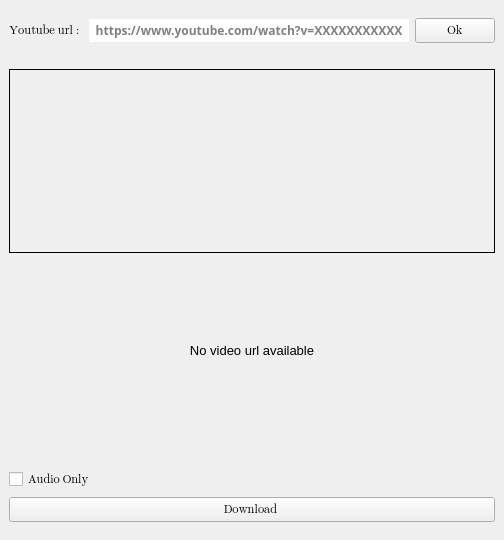
<?xml version="1.0" encoding="UTF-8"?>
<ui version="4.0">
 <class>MainWindow</class>
 <widget class="QMainWindow" name="MainWindow">
  <property name="geometry">
   <rect>
    <x>0</x>
    <y>0</y>
    <width>504</width>
    <height>540</height>
   </rect>
  </property>
  <property name="minimumSize">
   <size>
    <width>504</width>
    <height>540</height>
   </size>
  </property>
  <property name="maximumSize">
   <size>
    <width>1080</width>
    <height>1920</height>
   </size>
  </property>
  <property name="mouseTracking">
   <bool>false</bool>
  </property>
  <property name="windowTitle">
   <string>YoutubeDownload </string>
  </property>
  <property name="windowIcon">
   <iconset resource="ressource/ressource.qrc">
    <normaloff>:/icone/icone.ico</normaloff>:/icone/icone.ico</iconset>
  </property>
  <property name="windowOpacity">
   <double>1.000000000000000</double>
  </property>
  <property name="autoFillBackground">
   <bool>true</bool>
  </property>
  <property name="documentMode">
   <bool>true</bool>
  </property>
  <property name="tabShape">
   <enum>QTabWidget::Triangular</enum>
  </property>
  <widget class="QWidget" name="centralwidget">
   <property name="enabled">
    <bool>true</bool>
   </property>
   <property name="minimumSize">
    <size>
     <width>504</width>
     <height>540</height>
    </size>
   </property>
   <property name="font">
    <font>
     <family>Segoe UI Emoji</family>
     <pointsize>9</pointsize>
    </font>
   </property>
   <property name="mouseTracking">
    <bool>false</bool>
   </property>
   <property name="contextMenuPolicy">
    <enum>Qt::CustomContextMenu</enum>
   </property>
   <property name="acceptDrops">
    <bool>false</bool>
   </property>
   <property name="autoFillBackground">
    <bool>true</bool>
   </property>
   <layout class="QHBoxLayout" name="horizontalLayout_2" stretch="0">
    <property name="sizeConstraint">
     <enum>QLayout::SetMinimumSize</enum>
    </property>
    <property name="leftMargin">
     <number>9</number>
    </property>
    <property name="topMargin">
     <number>18</number>
    </property>
    <property name="rightMargin">
     <number>9</number>
    </property>
    <property name="bottomMargin">
     <number>18</number>
    </property>
    <item>
     <layout class="QVBoxLayout" name="verticalLayout">
      <item>
       <layout class="QHBoxLayout" name="horizontalLayout">
        <item>
         <widget class="QLabel" name="youtube_url">
          <property name="text">
           <string>Youtube url : </string>
          </property>
          <property name="scaledContents">
           <bool>true</bool>
          </property>
          <property name="wordWrap">
           <bool>true</bool>
          </property>
          <property name="buddy">
           <cstring>input</cstring>
          </property>
         </widget>
        </item>
        <item>
         <widget class="QLineEdit" name="input">
          <property name="enabled">
           <bool>true</bool>
          </property>
          <property name="font">
           <font>
            <family>Segoe UI Semibold</family>
            <pointsize>9</pointsize>
            <weight>75</weight>
            <bold>true</bold>
           </font>
          </property>
          <property name="autoFillBackground">
           <bool>true</bool>
          </property>
          <property name="inputMask">
           <string/>
          </property>
          <property name="text">
           <string extracomment="Url"/>
          </property>
          <property name="maxLength">
           <number>80</number>
          </property>
          <property name="frame">
           <bool>false</bool>
          </property>
          <property name="alignment">
           <set>Qt::AlignCenter</set>
          </property>
          <property name="dragEnabled">
           <bool>false</bool>
          </property>
          <property name="placeholderText">
           <string>https://www.youtube.com/watch?v=XXXXXXXXXXX</string>
          </property>
          <property name="cursorMoveStyle">
           <enum>Qt::LogicalMoveStyle</enum>
          </property>
          <property name="clearButtonEnabled">
           <bool>true</bool>
          </property>
         </widget>
        </item>
        <item>
         <widget class="QPushButton" name="ok">
          <property name="text">
           <string>Ok</string>
          </property>
         </widget>
        </item>
       </layout>
      </item>
      <item>
       <spacer name="horizontalSpacer">
        <property name="orientation">
         <enum>Qt::Horizontal</enum>
        </property>
        <property name="sizeHint" stdset="0">
         <size>
          <width>40</width>
          <height>20</height>
         </size>
        </property>
       </spacer>
      </item>
      <item>
       <widget class="QLabel" name="thumbnail">
        <property name="frameShape">
         <enum>QFrame::Box</enum>
        </property>
        <property name="text">
         <string/>
        </property>
        <property name="scaledContents">
         <bool>true</bool>
        </property>
        <property name="alignment">
         <set>Qt::AlignCenter</set>
        </property>
        <property name="wordWrap">
         <bool>false</bool>
        </property>
        <property name="margin">
         <number>1</number>
        </property>
       </widget>
      </item>
      <item>
       <widget class="QLabel" name="titre">
        <property name="font">
         <font>
          <family>Microsoft YaHei UI</family>
          <pointsize>10</pointsize>
         </font>
        </property>
        <property name="text">
         <string>No video url available</string>
        </property>
        <property name="scaledContents">
         <bool>true</bool>
        </property>
        <property name="alignment">
         <set>Qt::AlignCenter</set>
        </property>
        <property name="buddy">
         <cstring></cstring>
        </property>
       </widget>
      </item>
      <item>
       <spacer name="horizontalSpacer_2">
        <property name="orientation">
         <enum>Qt::Horizontal</enum>
        </property>
        <property name="sizeHint" stdset="0">
         <size>
          <width>40</width>
          <height>20</height>
         </size>
        </property>
       </spacer>
      </item>
      <item>
       <widget class="QCheckBox" name="audio_only">
        <property name="text">
         <string>Audio Only </string>
        </property>
        <property name="checked">
         <bool>false</bool>
        </property>
        <property name="autoRepeat">
         <bool>true</bool>
        </property>
        <property name="autoExclusive">
         <bool>true</bool>
        </property>
        <property name="tristate">
         <bool>false</bool>
        </property>
       </widget>
      </item>
      <item>
       <widget class="QPushButton" name="download">
        <property name="enabled">
         <bool>true</bool>
        </property>
        <property name="whatsThis">
         <string>&lt;!DOCTYPE HTML PUBLIC &quot;-//W3C//DTD HTML 4.0//EN&quot; &quot;http://www.w3.org/TR/REC-html40/strict.dtd&quot;&gt;
&lt;html&gt;&lt;head&gt;&lt;meta name=&quot;qrichtext&quot; content=&quot;1&quot; /&gt;&lt;style type=&quot;text/css&quot;&gt;
p, li { white-space: pre-wrap; }
&lt;/style&gt;&lt;/head&gt;&lt;body style=&quot; font-family:'MS Shell Dlg 2'; font-size:8pt; font-weight:400; font-style:normal;&quot;&gt;
&lt;p style=&quot; margin-top:0px; margin-bottom:0px; margin-left:0px; margin-right:0px; -qt-block-indent:0; text-indent:0px;&quot;&gt;&lt;a href=&quot;https://i.ytimg.com/vi/OhnzDZERyNM/hqdefault.jpg?sqp=-oaymwEiCKgBEF5IWvKriqkDFQgBFQAAAAAYASUAAMhCPQCAokN4AQ==&amp;amp;rs=AOn4CLA6d3hjUxyu8yM_5Ds0DGkBo3hJzQ&quot;&gt;&lt;span style=&quot; text-decoration: underline; color:#0000ff;&quot;&gt;lien&lt;/span&gt;&lt;/a&gt;&lt;/p&gt;&lt;/body&gt;&lt;/html&gt;</string>
        </property>
        <property name="text">
         <string>Download </string>
        </property>
        <property name="icon">
         <iconset resource="ressource/ressource.qrc">
          <normaloff>:/icone/download_arrow_icon_143023.ico</normaloff>:/icone/download_arrow_icon_143023.ico</iconset>
        </property>
        <property name="checkable">
         <bool>false</bool>
        </property>
        <property name="checked">
         <bool>false</bool>
        </property>
        <property name="autoDefault">
         <bool>true</bool>
        </property>
        <property name="default">
         <bool>false</bool>
        </property>
        <property name="flat">
         <bool>false</bool>
        </property>
       </widget>
      </item>
     </layout>
    </item>
   </layout>
  </widget>
 </widget>
 <tabstops>
  <tabstop>input</tabstop>
  <tabstop>ok</tabstop>
  <tabstop>audio_only</tabstop>
  <tabstop>download</tabstop>
 </tabstops>
 <resources>
  <include location="ressource/ressource.qrc"/>
 </resources>
 <connections/>
</ui>
